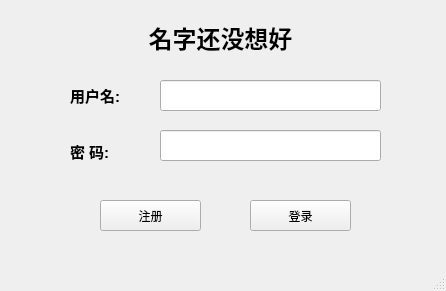
<?xml version="1.0" encoding="UTF-8"?>
<ui version="4.0">
 <class>LoginWindow</class>
 <widget class="QMainWindow" name="LoginWindow">
  <property name="geometry">
   <rect>
    <x>0</x>
    <y>0</y>
    <width>446</width>
    <height>291</height>
   </rect>
  </property>
  <property name="minimumSize">
   <size>
    <width>446</width>
    <height>291</height>
   </size>
  </property>
  <property name="maximumSize">
   <size>
    <width>446</width>
    <height>291</height>
   </size>
  </property>
  <property name="windowTitle">
   <string>登录</string>
  </property>
  <property name="toolTip">
   <string>&lt;html&gt;&lt;head/&gt;&lt;body&gt;&lt;p&gt;&lt;br/&gt;&lt;/p&gt;&lt;/body&gt;&lt;/html&gt;</string>
  </property>
  <property name="styleSheet">
   <string notr="true"/>
  </property>
  <widget class="QWidget" name="centralwidget">
   <widget class="QLabel" name="label_name">
    <property name="geometry">
     <rect>
      <x>40</x>
      <y>20</y>
      <width>361</width>
      <height>31</height>
     </rect>
    </property>
    <property name="text">
     <string>&lt;html&gt;&lt;head/&gt;&lt;body&gt;&lt;p align=&quot;center&quot;&gt;&lt;span style=&quot; font-size:18pt; font-weight:600;&quot;&gt;名字还没想好&lt;/span&gt;&lt;/p&gt;&lt;/body&gt;&lt;/html&gt;</string>
    </property>
   </widget>
   <widget class="QPushButton" name="pushButton_register">
    <property name="geometry">
     <rect>
      <x>100</x>
      <y>200</y>
      <width>101</width>
      <height>31</height>
     </rect>
    </property>
    <property name="text">
     <string>注册</string>
    </property>
   </widget>
   <widget class="QPushButton" name="pushButton_login">
    <property name="geometry">
     <rect>
      <x>250</x>
      <y>200</y>
      <width>101</width>
      <height>31</height>
     </rect>
    </property>
    <property name="text">
     <string>登录</string>
    </property>
   </widget>
   <widget class="QLineEdit" name="lineEdit_username">
    <property name="geometry">
     <rect>
      <x>160</x>
      <y>80</y>
      <width>221</width>
      <height>31</height>
     </rect>
    </property>
   </widget>
   <widget class="QLineEdit" name="lineEdit_password">
    <property name="geometry">
     <rect>
      <x>160</x>
      <y>130</y>
      <width>221</width>
      <height>31</height>
     </rect>
    </property>
   </widget>
   <widget class="QLabel" name="label_password">
    <property name="geometry">
     <rect>
      <x>70</x>
      <y>80</y>
      <width>71</width>
      <height>31</height>
     </rect>
    </property>
    <property name="text">
     <string>&lt;html&gt;&lt;head/&gt;&lt;body&gt;&lt;p&gt;&lt;span style=&quot; font-size:11pt; font-weight:600;&quot;&gt;用户名:&lt;/span&gt;&lt;/p&gt;&lt;/body&gt;&lt;/html&gt;</string>
    </property>
   </widget>
   <widget class="QLabel" name="label_username">
    <property name="geometry">
     <rect>
      <x>70</x>
      <y>140</y>
      <width>71</width>
      <height>21</height>
     </rect>
    </property>
    <property name="text">
     <string>&lt;html&gt;&lt;head/&gt;&lt;body&gt;&lt;p&gt;&lt;span style=&quot; font-size:11pt; font-weight:600;&quot;&gt;密 码:&lt;/span&gt;&lt;/p&gt;&lt;/body&gt;&lt;/html&gt;</string>
    </property>
   </widget>
  </widget>
  <widget class="QMenuBar" name="menubar">
   <property name="geometry">
    <rect>
     <x>0</x>
     <y>0</y>
     <width>446</width>
     <height>26</height>
    </rect>
   </property>
  </widget>
  <widget class="QStatusBar" name="statusbar"/>
 </widget>
 <resources/>
 <connections/>
</ui>
